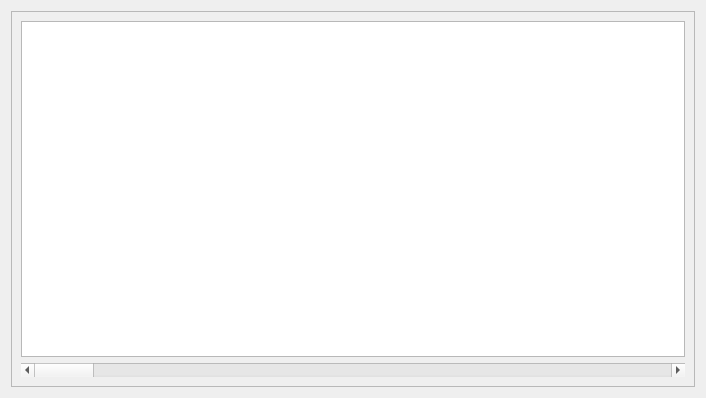
<?xml version="1.0" encoding="UTF-8"?>
<ui version="4.0">
 <class>Chart</class>
 <widget class="QWidget" name="Chart">
  <property name="geometry">
   <rect>
    <x>0</x>
    <y>0</y>
    <width>706</width>
    <height>398</height>
   </rect>
  </property>
  <property name="windowTitle">
   <string>Form</string>
  </property>
  <layout class="QVBoxLayout" name="verticalLayout_3">
   <item>
    <widget class="browser::ChartFrame" name="frame">
     <property name="frameShape">
      <enum>QFrame::StyledPanel</enum>
     </property>
     <property name="frameShadow">
      <enum>QFrame::Raised</enum>
     </property>
     <layout class="QVBoxLayout" name="verticalLayout_2">
      <item>
       <layout class="QVBoxLayout" name="verticalLayout">
        <item>
         <widget class="browser::ChartPlot" name="chart"/>
        </item>
        <item>
         <widget class="QScrollBar" name="timescroll">
          <property name="orientation">
           <enum>Qt::Horizontal</enum>
          </property>
         </widget>
        </item>
       </layout>
      </item>
     </layout>
    </widget>
   </item>
  </layout>
 </widget>
 <customwidgets>
  <customwidget>
   <class>browser::ChartFrame</class>
   <extends>QFrame</extends>
   <header>widgets.h</header>
   <container>1</container>
  </customwidget>
  <customwidget>
   <class>browser::ChartPlot</class>
   <extends>QGraphicsView</extends>
   <header>chartplot.h</header>
  </customwidget>
 </customwidgets>
 <resources/>
 <connections/>
</ui>
